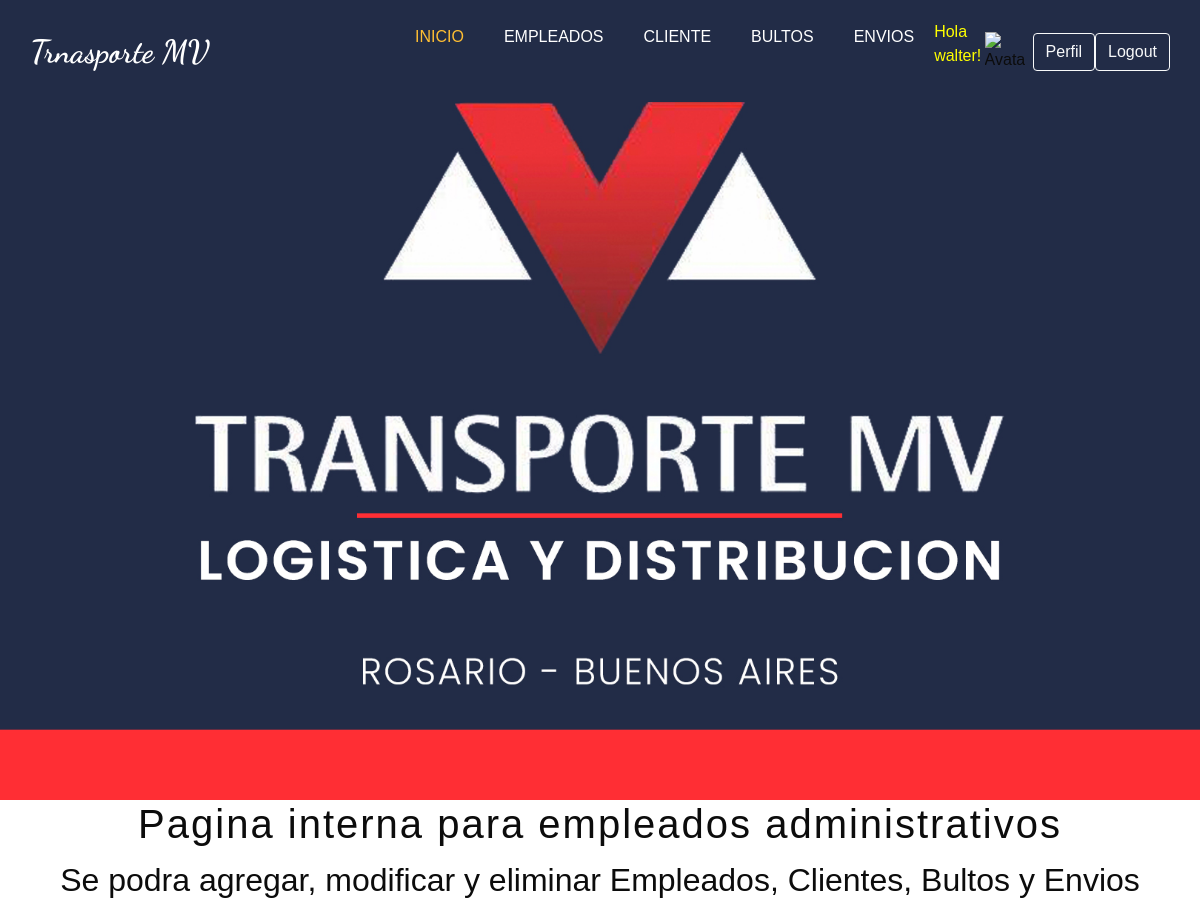
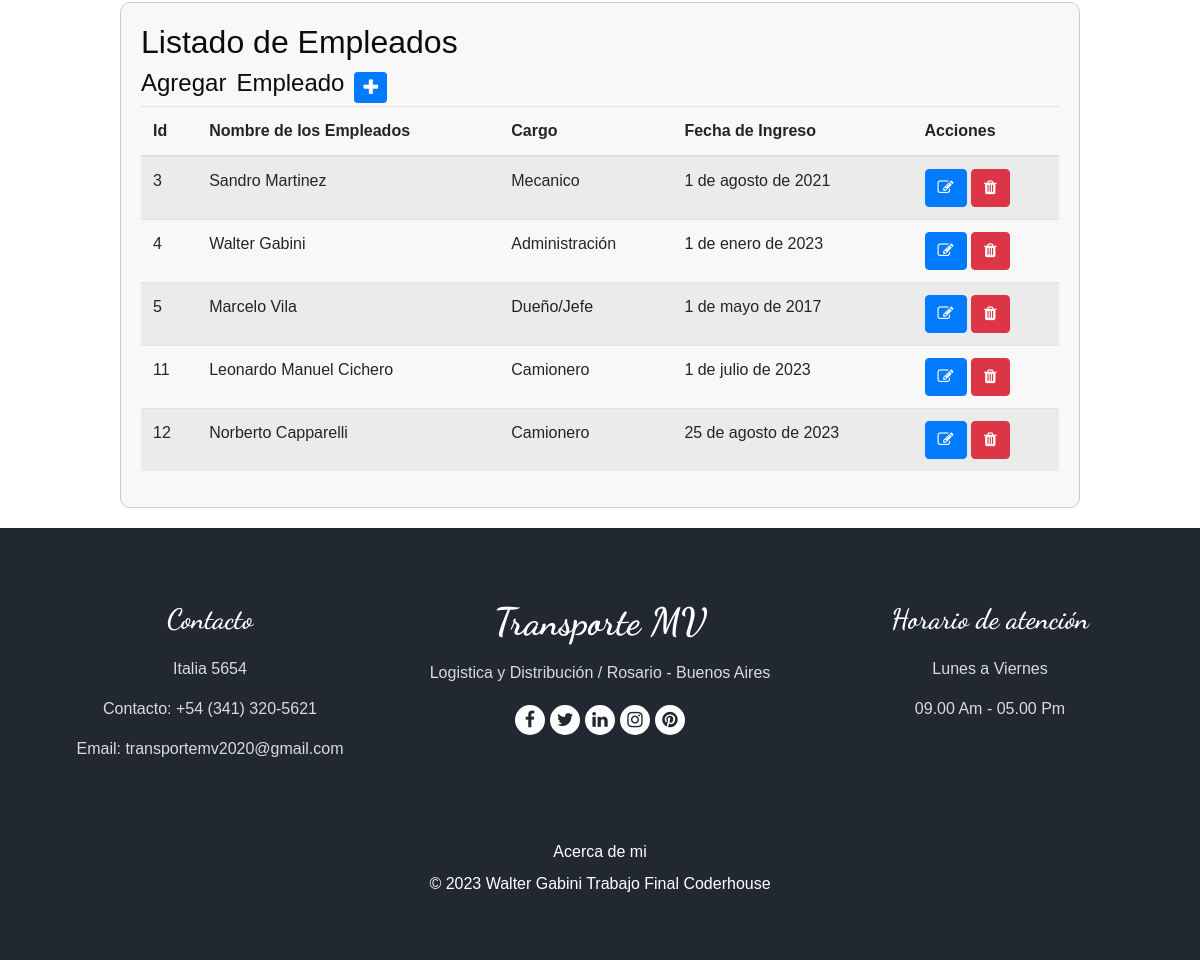
The page /empleados/ (signed in) on the database its author committed (2 pictures, top to bottom).
### aplicacion/models.py (models this page shows, shortened)
class Empleado(models.Model):
    nombreApellido = models.CharField(max_length=100)
    cargo = models.CharField(max_length=50)
    fecha_contratacion = models.DateField(blank=True, null=True)

### aplicacion/views.py (the view)
# urls.py: path('empleados/', empleados, name = "empleados" ),
@login_required
def empleados(request):
    empleados = Empleado.objects.all()
    contexto = {'empleados': empleados, 'titulo': 'Listado de Empleados'}
    return render(request, 'aplicacion/empleados.html', contexto)

### aplicacion/templates/aplicacion/empleados.html (shortened to what this page needs)
{% extends "aplicacion/base.html" %}
{% load static %}
{% block content %}
<div class="bultos-container">
    <h2 style="font-family: 'Poppins', sans-serif;">Listado de Empleados</h2>
    <div class="d-flex align-items-center">
        <h4 style="font-family: 'Poppins', sans-serif; margin-right: 10px;">Agregar</h4>
        <h4 style="font-family: 'Poppins', sans-serif; margin-right: 10px;">Empleado</h4>
        <a href="{% url 'empleado_form' %}" class="btn btn-primary btn-sm">
            <i class="fa fa-plus fa-lg" title="New Record"></i>
        </a>
    </div>
    <table class="table table-striped">
        <thead>
            <tr>
                <th>Id</th>
                <th>Nombre de los Empleados</th>
                <th>Cargo</th>
                <th>Fecha de Ingreso</th>
                <th>Acciones</th>
            </tr>
        </thead>
        <tbody>
            {% for e in empleados %}
            <tr>
                <td>{{ e.id }}</td>
                <td>{{ e.nombreApellido }}</td>
                <td>{{ e.cargo }}</td>
                <td>{{ e.fecha_contratacion }}</td>
                <td>
                    <a href="{% url 'update_empleado' pk=e.id %}" class="btn btn-primary">
                        <i class="fa fa-edit fa-sm" title="Edit Record"></i>
                    </a>
                    <a href="{% url 'delete_empleado' pk=e.id %}" class="btn btn-danger">
                        <i class="fa fa-trash fa-sm" title="Delete Record"></i>
                    </a>
                </td>
            </tr>
            {% endfor %}
        </tbody>
    </table>
</div>
{% endblock content %}

### aplicacion/templates/aplicacion/base.html (shortened to what this page needs)
<!DOCTYPE html>
<html>
<head>
  {% load static %}
  <link rel="stylesheet" type="text/css" href="{% static 'aplicacion/css/bootstrap.css' %}" />
  <link rel="stylesheet" type="text/css" href="https://cdnjs.cloudflare.com/ajax/libs/OwlCarousel2/2.3.4/assets/owl.carousel.min.css" />
  <link rel="stylesheet" href="https://cdnjs.cloudflare.com/ajax/libs/jquery-nice-select/1.1.0/css/nice-select.min.css" />
  <link href="{% static 'aplicacion/css/font-awesome.min.css' %}" rel="stylesheet" />
  <link href="{% static 'aplicacion/css/style.css' %}" rel="stylesheet" />
  <link href="{% static 'aplicacion/css/responsive.css' %}" rel="stylesheet" />
</head>
<body>
  <div class="hero_area">
    <div class="bg-box">
      <img src="{% static 'aplicacion/images/hero-bg.jpg' %}" alt="">
    </div>
    <div class="container">
      <nav class="navbar navbar-expand-lg custom_nav-container ">
          <a class="navbar-brand" href="index.html">
              <span>
                  Trnasporte MV
              </span>
          </a>
          <div class="collapse navbar-collapse" id="navbarSupportedContent">
              <ul class="navbar-nav mx-auto">
                  <li class="nav-item active">
                      <a class="nav-link" href="{% url 'home' %}">Inicio <span class="sr-only">(current)</span></a>
                  </li>
                  {% if user.is_authenticated %}
                  <li class="nav-item">
                      <a class="nav-link" href="{% url 'empleados' %}">Empleados</a>
                  </li>
                  <li class="nav-item">
                      <a class="nav-link" href="{% url 'cliente' %}">Cliente</a>
                  </li>
                  <li class="nav-item">
                      <a class="nav-link" href="{% url 'bultos' %}">Bultos</a>
                  </li>
                  <li class="nav-item">
                      <a class="nav-link" href="{% url 'envio' %}">Envios</a>
                  </li>
                  <li class="nav-item">
                    <div class="user-info d-flex align-items-center">
                        <p style="color: yellow">Hola {{ user.username }}!</p>
                            <img src="{{ request.session.avatar }}" height="40px" width="40px" alt="Avatar"/>
                        <div class="ml-2 d-flex align-items-center">
                            <a class="btn btn-outline-light" href="{% url 'editar_perfil' %}">Perfil</a>
                            <a class="btn btn-outline-light" href="{% url 'logout' %}">Logout</a>
                        </div>
                    </div>
                </li>
                  {% endif %}
              </ul>
          </div>
      </nav>
  </div>
  </div>
  <div style="text-align: center;">
    <h1 style="font-family: 'Poppins', sans-serif; letter-spacing: 2px;"">Pagina interna para empleados administrativos</h1>
    <h2 style="font-family: 'Poppins', sans-serif; line-height: 1.5;">Se podra agregar, modificar y eliminar Empleados, Clientes, Bultos y Envios</h2>
  </div>
 {% block content %}
 {% endblock content %}
  <footer class="footer_section">
    <div class="container">
      <div class="row">
        <div class="col-md-4 footer-col">
          <div class="footer_contact">
            <h4>
              Contacto
            </h4>
            <div class="contact_link_box">
              <p>
                Italia 5654
              </p>
              <p>
                Contacto: +54 (341) 320-5621
              </p>
              <p>
                Email: transportemv2020@gmail.com
              </p>
            </div>
          </div>
        </div>
        <div class="col-md-4 footer-col">
          <div class="footer_detail">
            <a href="" class="footer-logo">
              Transporte MV
            </a>
            <p>
              Logistica y Distribución / Rosario - Buenos Aires
            </p>
            <div class="footer_social">
              <a href="">
                <i class="fa fa-facebook" aria-hidden="true"></i>
              </a>
              <a href="https://www.facebook.com/p/Transporte-MV-100064041042949/">
                <i class="fa fa-twitter" aria-hidden="true"></i>
              </a>
              <a href="">
                <i class="fa fa-linkedin" aria-hidden="true"></i>
              </a>
              <a href="">
                <i class="fa fa-instagram" aria-hidden="true"></i>
              </a>
              <a href="">
                <i class="fa fa-pinterest" aria-hidden="true"></i>
              </a>
            </div>
          </div>
        </div>
        <div class="col-md-4 footer-col">
          <h4>
            Horario de atención
          </h4>
          <p>
            Lunes a Viernes
          </p>
          <p>
            09.00 Am - 05.00 Pm
          </p>
        </div>
      </div>
      <div class="footer-info">
        <p>
          <a class="nav-link" href="{% url 'acerca_de_mi' %}">Acerca de mi </a>
          &copy; <span id="displayYear"></span> Walter Gabini
          <a href="https://html.design/">Trabajo Final Coderhouse</a><br><br>
        </p>
      </div>
    </div>
  </footer>
</body>
</html>

### aplicacion/static/aplicacion/css/style.css (style rules this page uses)
body { font-family: "Arial", sans-serif; color: #0c0c0c; background-color: #ffffff; overflow-x: hidden; }
h1, h2 { font-family: 'Dancing Script', cursive; }
a, a:hover, a:focus { text-decoration: none; }
.btn, .btn:focus { outline: none !important; -webkit-box-shadow: none; box-shadow: none; }
.hero_area { position: relative; min-height: 100vh; display: -webkit-box; display: -ms-flexbox; display: flex; -webkit-box-orient: vertical; -webkit-box-direction: normal; -ms-flex-direction: column; flex-direction: column; }
.bg-box { position: absolute; top: 0; left: 0; width: 100%; height: 100%; }
.bg-box img { width: 100%; height: 100%; -o-object-fit: cover; object-fit: cover; }
.navbar-brand { font-family: 'Dancing Script', cursive; }
.navbar-brand span { font-weight: bold; font-size: 32px; color: #ffffff; }
.custom_nav-container { padding: 0; }
.custom_nav-container .navbar-nav { padding-left: 18%; }
.custom_nav-container .navbar-nav .nav-item .nav-link { padding: 5px 20px; color: #ffffff; text-align: center; text-transform: uppercase; border-radius: 5px; -webkit-transition: all 0.3s; transition: all 0.3s; }
.custom_nav-container .navbar-nav .nav-item:hover .nav-link, .custom_nav-container .navbar-nav .nav-item.active .nav-link { color: #ffbe33; }
.footer_section { background-color: #222831; color: #ffffff; padding: 75px 0 40px 0; text-align: center; }
.footer_section h4 { font-size: 28px; }
.footer_section h4, .footer_section .footer-logo { font-weight: 600; margin-bottom: 20px; font-family: 'Dancing Script', cursive; }
.footer_section p { color: #dbdbdb; }
.footer_section .footer-col { margin-bottom: 30px; }
.footer_section .footer_contact .contact_link_box { display: -webkit-box; display: -ms-flexbox; display: flex; -webkit-box-orient: vertical; -webkit-box-direction: normal; -ms-flex-direction: column; flex-direction: column; }
.footer_section .footer-logo { display: block; font-weight: bold; font-size: 38px; line-height: 1; color: #ffffff; }
.footer_section .footer_social { display: -webkit-box; display: -ms-flexbox; display: flex; -webkit-box-pack: center; -ms-flex-pack: center; justify-content: center; margin-top: 20px; margin-bottom: 10px; }
.footer_section .footer_social a { display: -webkit-box; display: -ms-flexbox; display: flex; -webkit-box-pack: center; -ms-flex-pack: center; justify-content: center; -webkit-box-align: center; -ms-flex-align: center; align-items: center; color: #222831; width: 30px; height: 30px; border-radius: 100%; background-color: #ffffff; border-radius: 100%; margin: 0 2.5px; font-size: 18px; }
.footer_section .footer-info { text-align: center; margin-top: 25px; }
.footer_section .footer-info p { color: #ffffff; margin: 0; }
.footer_section .footer-info p a { color: inherit; }

### aplicacion/static/aplicacion/css/responsive.css (style rules this page uses)
@media (min-width: 1200px) { .container { max-width: 1170px; } }

### aplicacion/templates/aplicacion/base.html (style rules this page uses)
.custom_nav-container { margin-top: 20px; }

### aplicacion/templates/aplicacion/empleados.html (style rules this page uses)
.bultos-container { width: 80%; margin: 20px auto; padding: 20px; border: 1px solid #ccc; background-color: #f9f8f9; border-radius: 10px; }

### rows shown on the page
Empleado: id "3", nombreApellido "Sandro Martinez", cargo "Mecanico", fecha_contratacion "1 de agosto de 2021"
Empleado: id "4", nombreApellido "Walter Gabini", cargo "Administración", fecha_contratacion "1 de enero de 2023"
Empleado: id "5", nombreApellido "Marcelo Vila", cargo "Dueño/Jefe", fecha_contratacion "1 de mayo de 2017"
Empleado: id "11", nombreApellido "Leonardo Manuel Cichero", cargo "Camionero", fecha_contratacion "1 de julio de 2023"
Empleado: id "12", nombreApellido "Norberto Capparelli", cargo "Camionero", fecha_contratacion "25 de agosto de 2023"

### other values the page prints
{{ user.username }} "walter"
